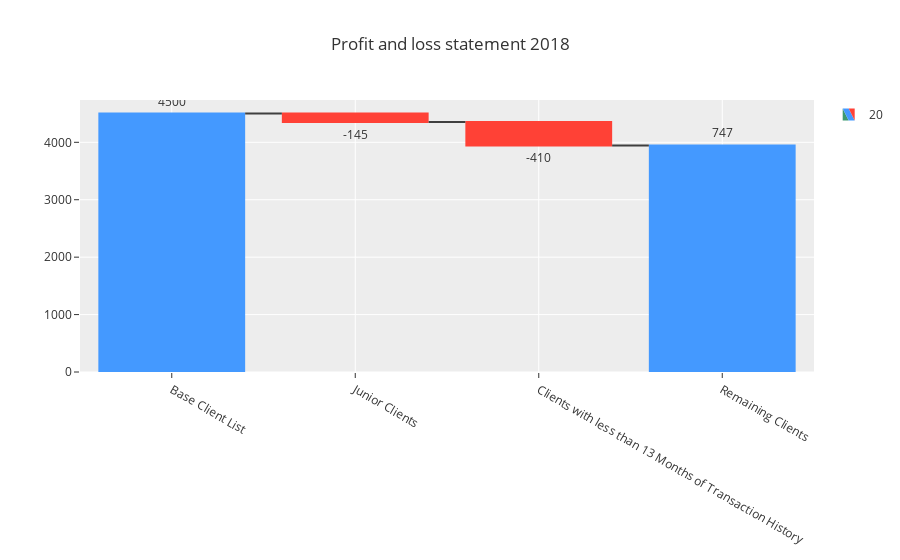

The notebook cell saved with this chart:
### Code cell
n_lt_13_month_hist = transactions_monthly['account_id'].nunique()-filtered_transactions['account_id'].nunique()

print(n_merged_base_client)

preprocessing_summary = [
        n_merged_base_client,
         -len(junior_clients),
         -n_lt_13_month_hist,
         len(clients_with_card)
]

fig = go.Figure(go.Waterfall(
        name = "20", orientation = "v",
        measure = ["absolute", "relative", "relative", "total"],
    x = ["Base Client List", "Junior Clients", "Clients with less than 13 Months of Transaction History", "Remaining Clients"],
    textposition = "outside",
    y = preprocessing_summary,
    text = [str(x) for x in preprocessing_summary],
    connector = {"line":{"color":"rgb(63, 63, 63)"}},
))

fig.update_layout(
        title = "Profit and loss statement 2018",
        showlegend = True
)

fig.show()

### Figure 1 — Plotly figure (JSON) as saved in the notebook; plotly's stock layout.template omitted (floating-point values rounded to 4 significant figures)
{"data": [{"connector": {"line": {"color": "rgb(63, 63, 63)"}}, "measure": ["absolute", "relative", "relative", "total"], "name": "20", "orientation": "v", "text": ["4500", "-145", "-410", "747"], "textposition": "outside", "type": "waterfall", "x": ["Base Client List", "Junior Clients", "Clients with less than 13 Months of Transaction History", "Remaining Clients"], "y": [4500, -145, -410, 747]}], "layout": {"showlegend": true, "title": {"text": "Profit and loss statement 2018"}}}
